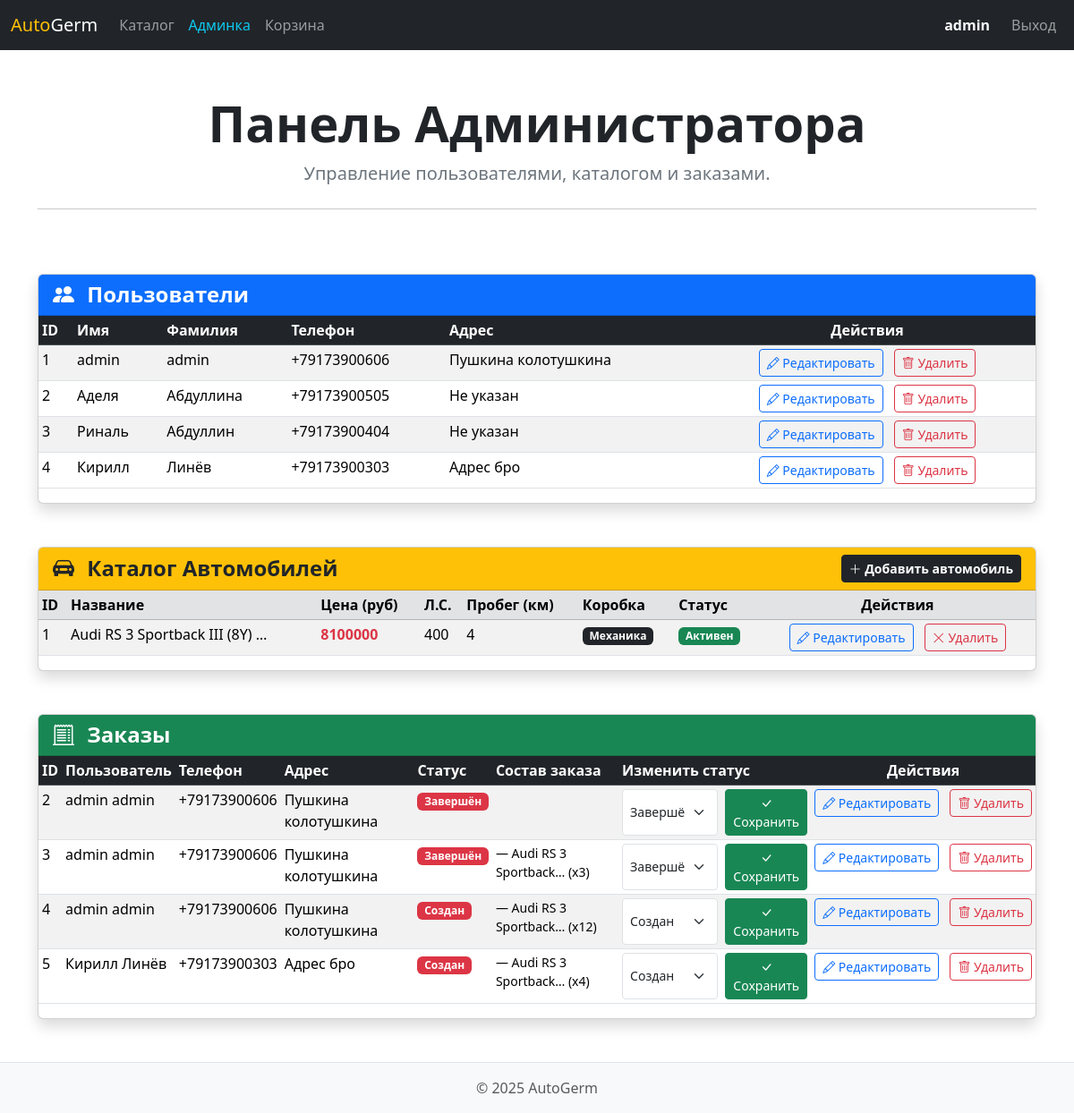
Page /admin_page/ (signed in) on the earlier database version.
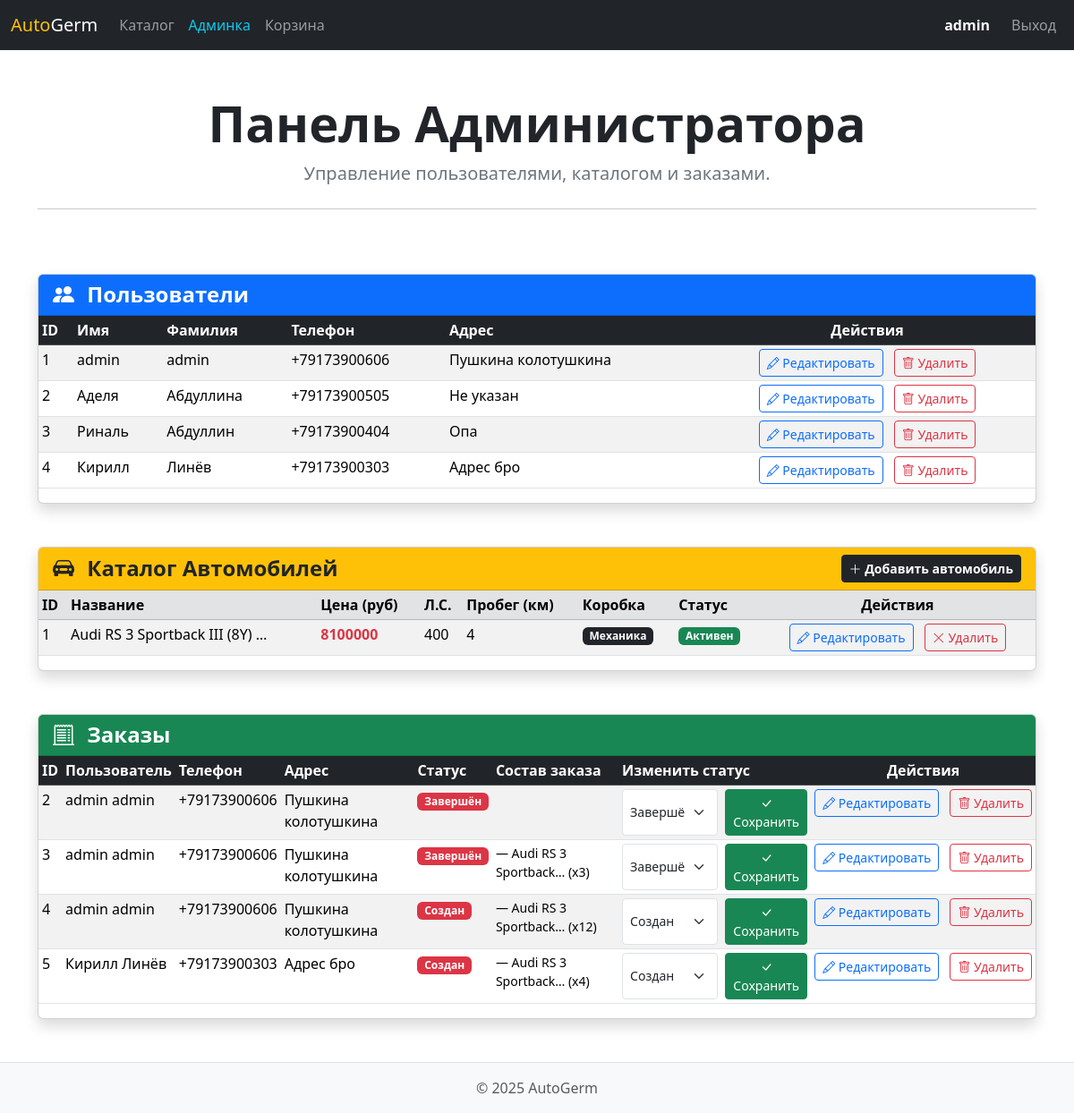
Same page on the later database version.
### main/models.py (models this page shows, shortened)
class User(AbstractUser):
    middle_name = models.CharField("Отчество", max_length=30, blank=True)
    phone = models.CharField("Номер телефона", max_length=20, unique=True)
    address = models.TextField("Адрес доставки", blank=True)
    username = None
    USERNAME_FIELD = 'phone'
    REQUIRED_FIELDS = []
    objects = UserManager()

### main/views.py (the view)
# urls.py: path('admin_page/', views.admin_page, name='admin_page'),
@user_passes_test(admin_check)
def admin_page(request):
    users = User.objects.all()
    cars = Car.all_objects.all()
    orders = Order.objects.all()
    return render(request, 'main/admin_page.html', {
        'users': users,
        'cars': cars,
        'orders': orders,
    })

### main/views.py (called while the page is built)
def admin_check(user):
    return user.is_superuser

### main/templates/main/admin_page.html (shortened to what the changed rows need)
{% extends 'main/base.html' %}
{% block content %}
<div class="row mb-5">
    <div class="col-12">
        <h2 class="display-4 fw-bold text-center text-dark">Панель Администратора</h2>
    </div>
</div>
<div class="card shadow mb-5">
    <div class="card-body p-0">
        <div class="table-responsive">
            <table class="table table-striped table-hover table-sm">
                <thead class="table-dark">
                    <tr>
                        <th>ID</th><th>Имя</th><th>Фамилия</th><th>Телефон</th><th>Адрес</th><th class="text-center">Действия</th>
                    </tr>
                </thead>
                <tbody>
                    {% for u in users %}
                    <tr>
                        <td>{{ u.id }}</td>
                        <td>{{ u.first_name }}</td>
                        <td>{{ u.last_name }}</td>
                        <td>{{ u.phone }}</td>
                        <td>{{ u.address|truncatechars:50|default:'Не указан' }}</td>
                        <td class="text-center text-nowrap">
                            <a href="{% url 'admin_user_edit' u.id %}" class="btn btn-sm btn-outline-primary me-2" title="Редактировать">
                                <i class="bi bi-pencil"></i> <span class="d-none d-sm-inline">Редактировать</span>
                            </a>
                            <a href="{% url 'admin_user_delete' u.id %}" class="btn btn-sm btn-outline-danger" title="Удалить">
                                <i class="bi bi-trash"></i> <span class="d-none d-sm-inline">Удалить</span>
                            </a>
                        </td>
                    </tr>
                    {% empty %}
                    <tr><td colspan="6" class="text-center text-muted">Пользователи отсутствуют.</td></tr>
                    {% endfor %}
                </tbody>
            </table>
        </div>
    </div>
</div>
<div class="card shadow mb-5">
    <div class="card-body p-0">
        <div class="table-responsive">
            <table class="table table-striped table-hover table-sm">
                <thead class="table-secondary">
                    <tr>
                        <th>ID</th><th>Название</th><th>Цена (руб)</th><th>Л.С.</th><th>Пробег (км)</th><th>Коробка</th><th>Статус</th><th class="text-center">Действия</th>
                    </tr>
                </thead>
            </table>
        </div>
    </div>
</div>
<div class="card shadow mb-5">
    <div class="card-body p-0">
        <div class="table-responsive">
            <table class="table table-striped table-hover table-sm">
                <thead class="table-dark">
                    <tr>
                        <th>ID</th><th>Пользователь</th><th>Телефон</th><th>Адрес</th><th>Статус</th><th>Состав заказа</th><th>Изменить статус</th><th class="text-center">Действия</th>
                    </tr>
                </thead>
            </table>
        </div>
    </div>
</div>
{% endblock %}

Differences in the rows shown:
changed User "Риналь": address "Не указан" → "Опа"
